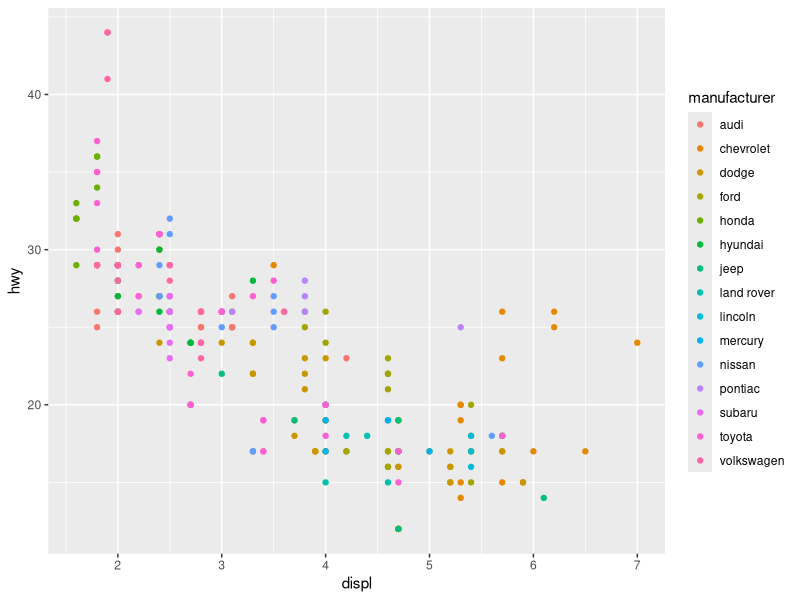
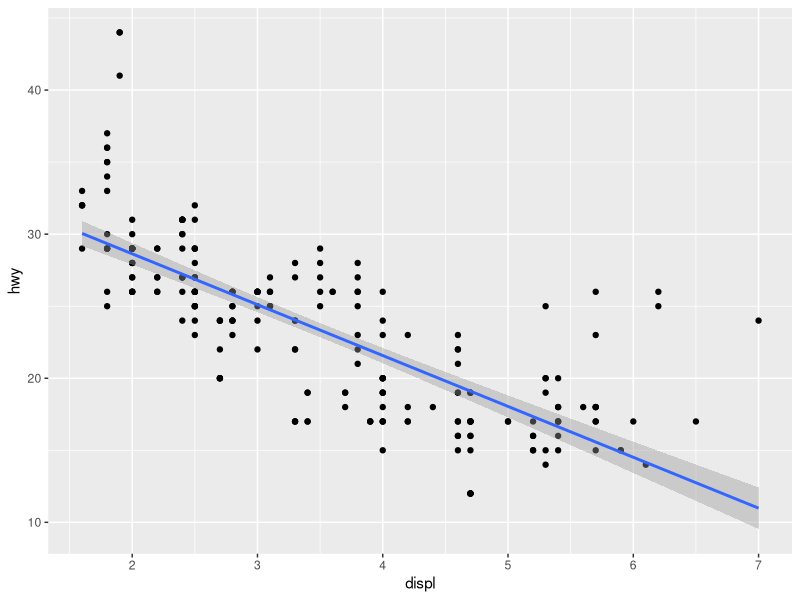
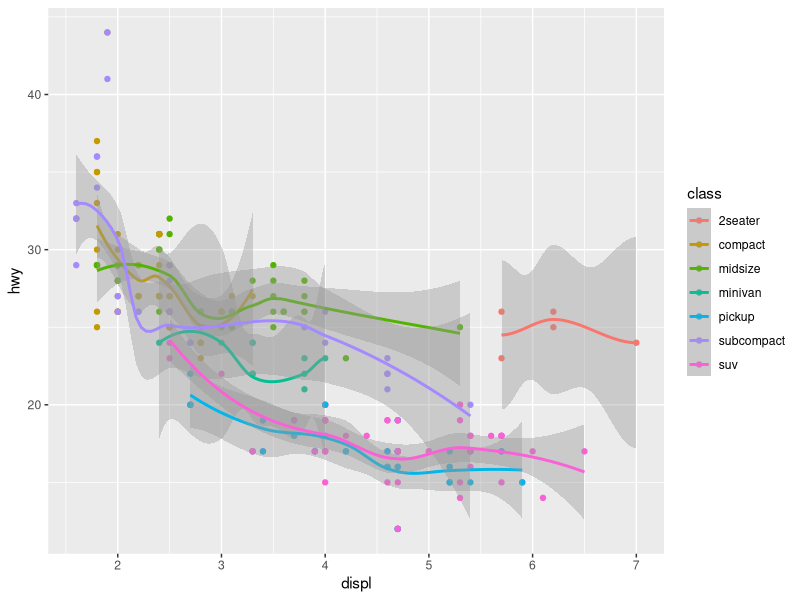
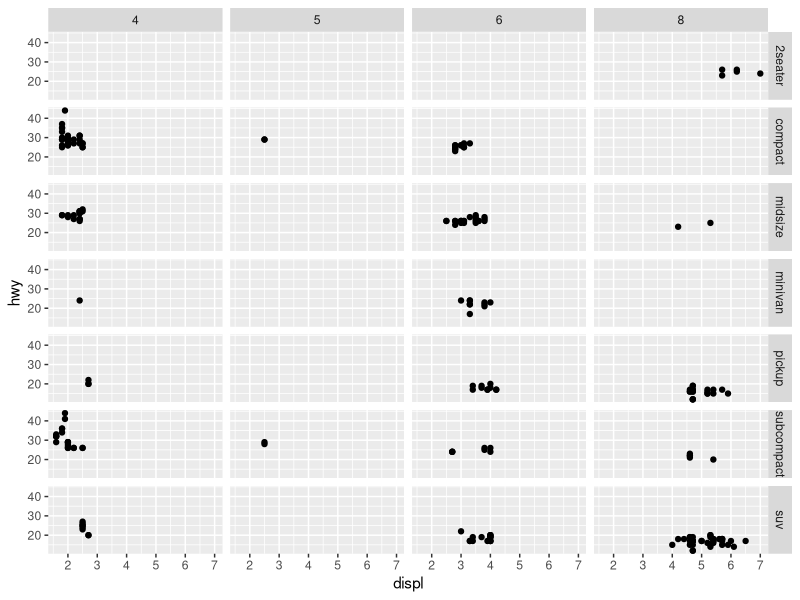
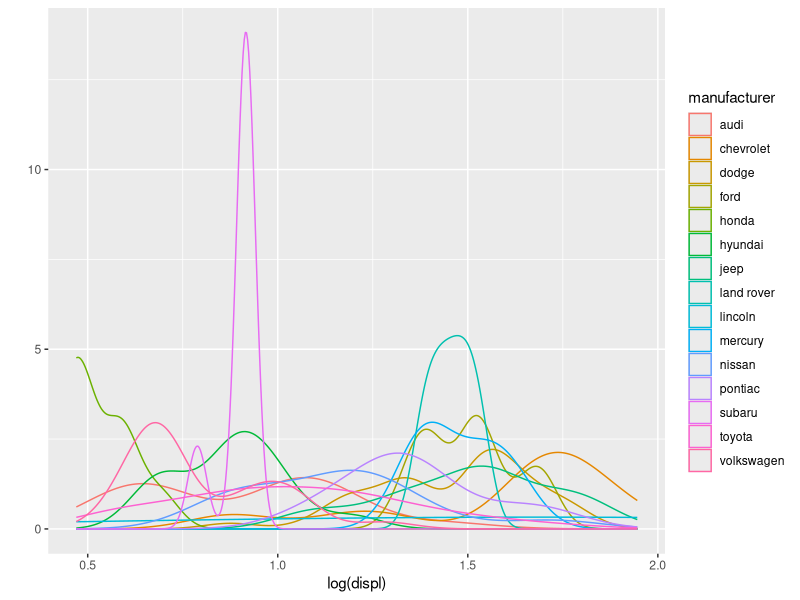

The R source for these figures, in order:
library(ggplot2)

# 散佈圖
qplot(x=displ, y=hwy, data=mpg, color=manufacturer)

# 加入線性迴歸線
qplot(x=displ, y=hwy, data=mpg, geom=c("point","smooth"), method="lm")

# 用color分類
qplot(x=displ, y=hwy, data=mpg, geom=c("point","smooth"), color=class)

# 用facets分類
qplot(x=displ, y=hwy, data=mpg, geom=c("point"), facets=class~cyl)

# 密度圖
qplot(x=log(displ),data=mpg, geom="density", color=manufacturer)